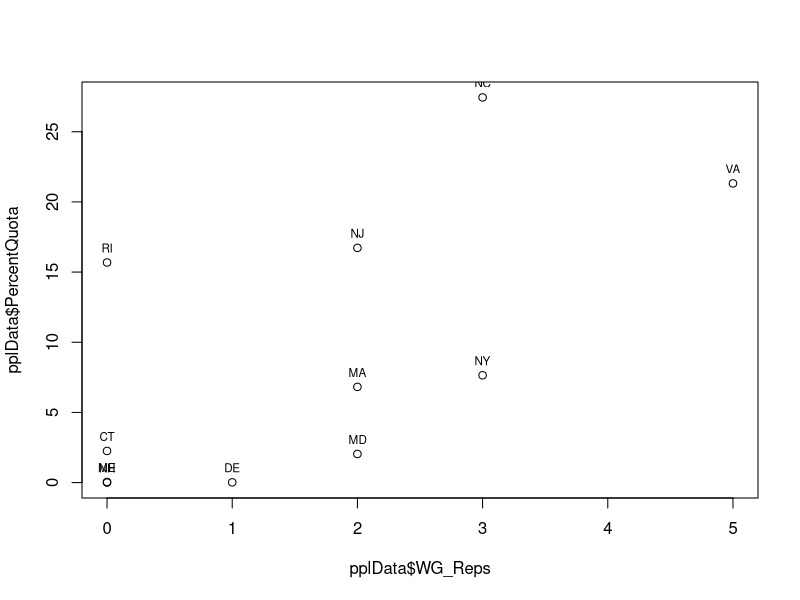
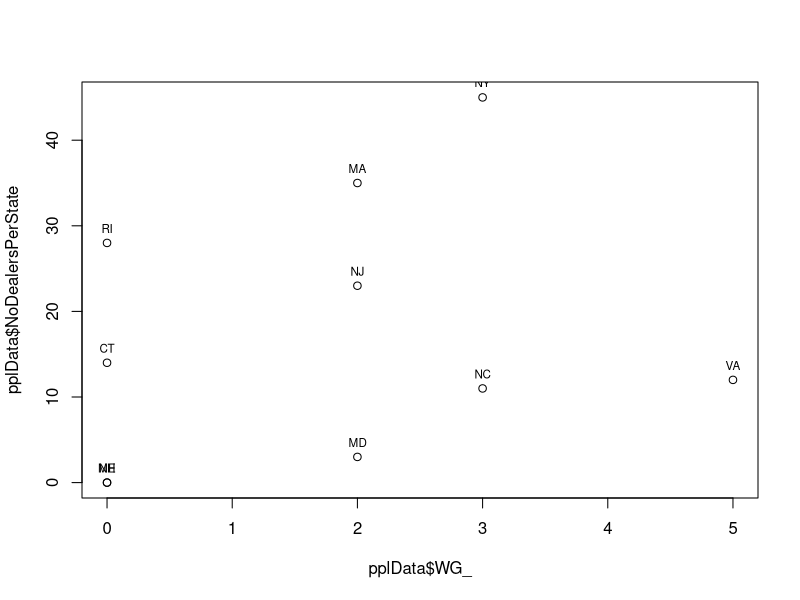
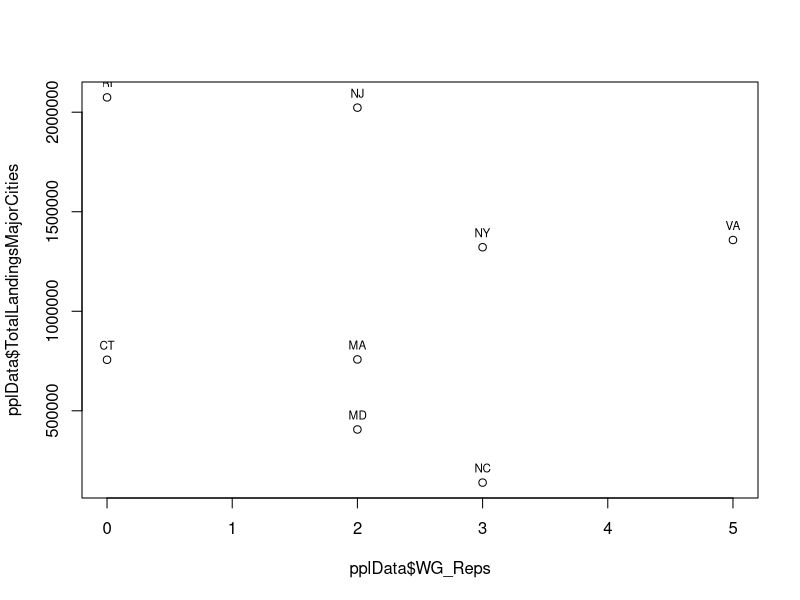
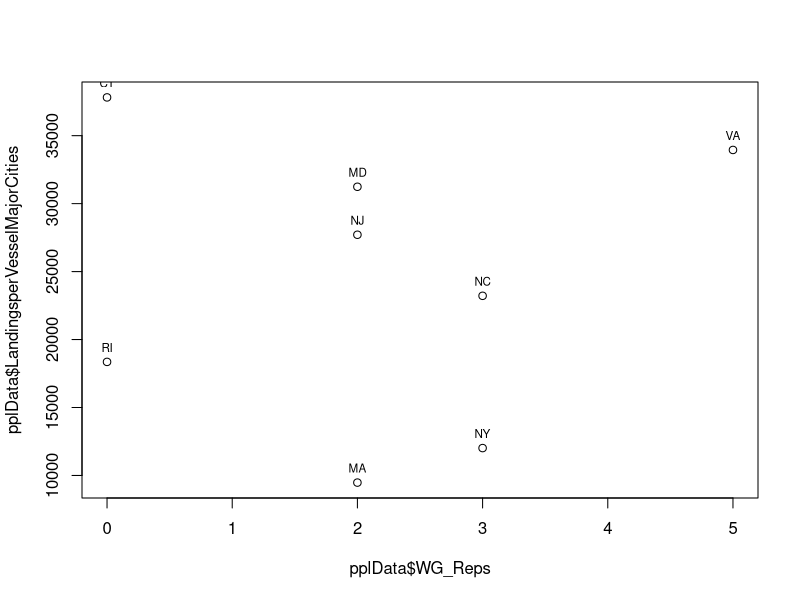
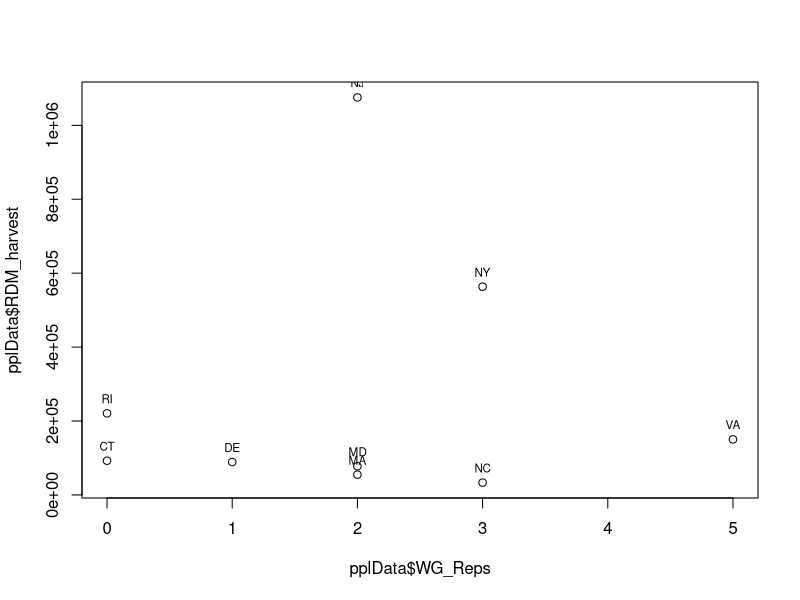
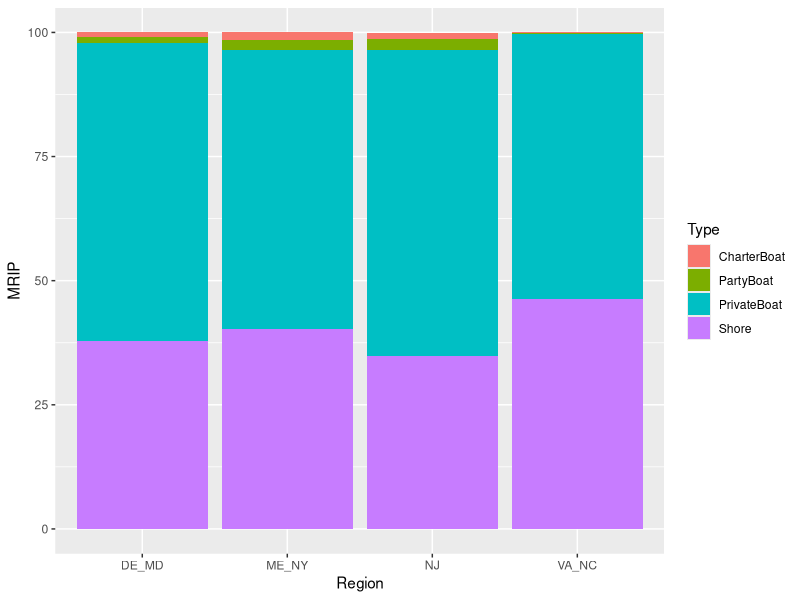
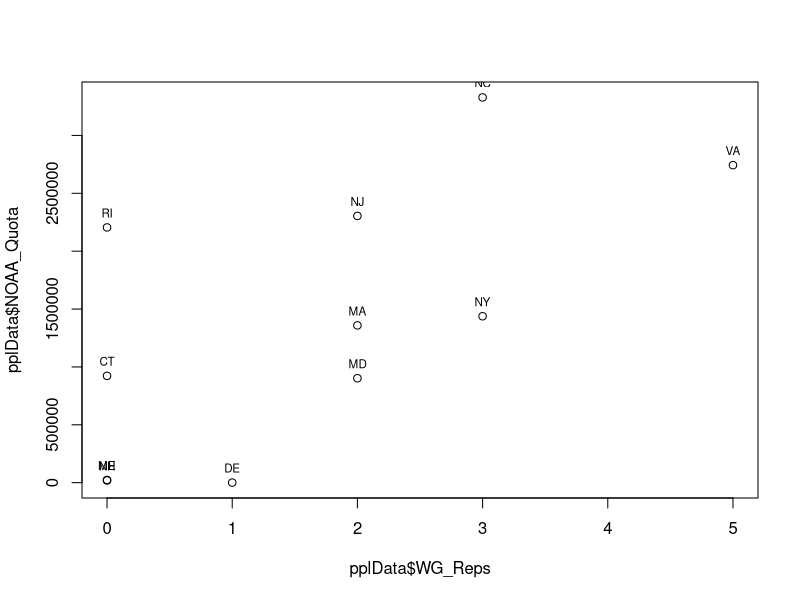

These charts were generated, in order, by the following R code:
setwd("C:/Users/swulfing/OneDrive - University of Massachusetts Dartmouth/Documents/GitHub/UMassD/SummerFlounder")

pplData <- read.csv("Fluke2024WorkingGroup.csv")
RDMData <- read.csv("FlukeRDM_Data.csv")

library(ggplot2)


# The following graphs are from the Summer Flounder Fishery Information Document from the Mod-Atlantic Fishery Management Council: https://static1.squarespace.com/static/511cdc7fe4b00307a2628ac6/t/668c660208b1a378bc4b312c/1720477187008/Fluke+AP+FPR+Info+Doc_2024.pdf
# Commercial only
plot(pplData$PercentQuota ~ pplData$WG_Reps)
text(pplData$WG_Reps, pplData$PercentQuota, labels=pplData$State, cex= 0.7, pos = 3)

plot(pplData$NoDealersPerState ~ pplData$WG_)
text(pplData$WG_Reps, pplData$NoDealersPerState, labels=pplData$State, cex= 0.7, pos = 3)

plot(pplData$TotalLandingsMajorCities ~ pplData$WG_Reps)
text(pplData$WG_Reps, pplData$TotalLandingsMajorCities, labels=pplData$State, cex= 0.7, pos = 3)

plot(pplData$LandingsperVesselMajorCities ~ pplData$WG_Reps)
text(pplData$WG_Reps, pplData$LandingsperVesselMajorCities, labels=pplData$State, cex= 0.7, pos = 3)

# Recreational
# The following info is from: https://static1.squarespace.com/static/511cdc7fe4b00307a2628ac6/t/62fbf883d2b94a149e6b3892/1660680337803/fluke+RDM+overview+-+final+report.pdf

plot(pplData$RDM_harvest ~ pplData$WG_Reps)
text(pplData$WG_Reps, pplData$RDM_harvest, labels=pplData$State, cex= 0.7, pos = 3)


dev.off()
ggplot(RDMData, aes(x = Region, y = MRIP, fill = Type)) + 
  geom_bar(stat = "identity")

# From NOAA (I think overall quotas but each one is the same proportion of quota?)
# Site: https://www.fisheries.noaa.gov/bulletin/noaa-fisheries-approves-2023-summer-flounder-scup-and-black-sea-bass-specifications
# "Using baseline data from 1980 to 1989, the current plan allocates the summer flounder quota on a 55/45 percent basis to commercial and recreational fisheries, respectively." - https://asmfc.org/species/summer-flounder/

plot(pplData$NOAA_Quota ~ pplData$WG_Reps)
text(pplData$WG_Reps, pplData$NOAA_Quota, labels=pplData$State, cex= 0.7, pos = 3)















